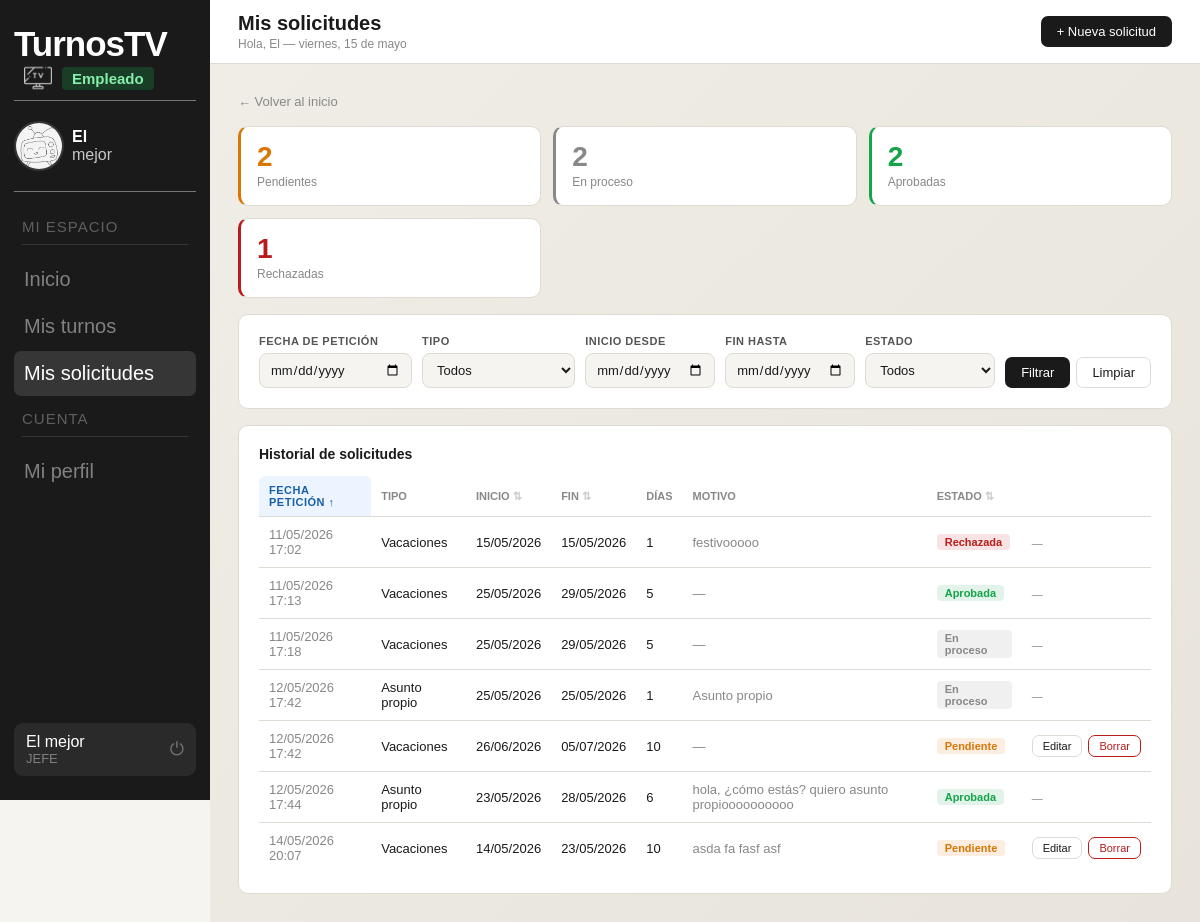
/panel_empleado/mis_solicitudes.php?orden=fecha_peticion&dir=ASC (signed in), run on the app's committed database.
### tables this page shows
CREATE TABLE `vacaciones` (
  `id` int(11) NOT NULL,
  `empleado_id` int(11) NOT NULL,
  `fecha_inicio` date NOT NULL,
  `fecha_fin` date NOT NULL,
  `dias` int(11) NOT NULL,
  `motivo` varchar(255) DEFAULT NULL,
  `estado` enum('pendiente','en_proceso','aprobada','rechazada') NOT NULL DEFAULT 'pendiente',
  `fecha_peticion` datetime NOT NULL DEFAULT current_timestamp()
);

### panel_empleado/mis_solicitudes.php (the view, shortened to what this page needs)
<?php
$conn = new mysqli("localhost", "root", "", "turnostv");
$conn->set_charset("utf8mb4");
$usuario_id = $_SESSION['usuario_id'];
$stmt = $conn->prepare("SELECT id FROM empleados WHERE usuario_id = ?");
$stmt->bind_param("i", $usuario_id);
$stmt->execute();
$empleado = $stmt->get_result()->fetch_assoc();
$empleado_id = $empleado['id'];
$editando = null;
$stmt = $conn->prepare("
    SELECT estado, COUNT(*) AS total
    FROM vacaciones WHERE empleado_id = ?
    GROUP BY estado
");
$stmt->bind_param("i", $empleado_id);
$stmt->execute();
$resumen_raw = $stmt->get_result()->fetch_all(MYSQLI_ASSOC);
$resumen = ['pendiente' => 0, 'en_proceso' => 0, 'aprobada' => 0, 'rechazada' => 0];
foreach ($resumen_raw as $r) {
  if (isset($resumen[$r['estado']]))
    $resumen[$r['estado']] = (int) $r['total'];
}
$where = ["empleado_id = ?"];
$params = [$empleado_id];
$types = "i";
$f_peticion = $_GET['f_peticion'] ?? '';
$f_tipo = $_GET['f_tipo'] ?? '';
$f_inicio = $_GET['f_inicio'] ?? '';
$f_fin = $_GET['f_fin'] ?? '';
$f_estado = $_GET['f_estado'] ?? '';
$columnas_validas = ['fecha_peticion', 'fecha_inicio', 'fecha_fin', 'estado'];
$orden_col = in_array($_GET['orden'] ?? '', $columnas_validas) ? $_GET['orden'] : 'fecha_peticion';
$orden_dir = strtoupper($_GET['dir'] ?? 'DESC') === 'ASC' ? 'ASC' : 'DESC';
$sql = "SELECT id, fecha_inicio, fecha_fin, dias, motivo, estado, fecha_peticion FROM vacaciones WHERE " . implode(" AND ", $where) . " ORDER BY {$orden_col} {$orden_dir}";
$stmt = $conn->prepare($sql);
$stmt->bind_param($types, ...$params);
$stmt->execute();
$historial = $stmt->get_result()->fetch_all(MYSQLI_ASSOC);
?>
<!DOCTYPE html>
<html lang="es">
<head>
  <link rel="stylesheet" href="../fragmentos/styles/base.css">
  <link rel="stylesheet" href="styles/panel_empleado.css">
  <link rel="stylesheet" href="https://cdn.jsdelivr.net/npm/flatpickr/dist/flatpickr.min.css">
</head>
<body>
  <?php include '../fragmentos/sidebar.php'; ?>
  <div class="content">
    <?php include '../fragmentos/header.php'; ?>
    <div class="body">
      <div style="margin-bottom:16px">
        <a href="panel_empleado.php" style="font-size:13px; color:var(--suave); text-decoration:none">← Volver al
          inicio</a>
      </div>
      <div class="stats-grid" style="margin-bottom:16px">
        <div class="stat" style="cursor:pointer; border-left:3px solid #D97706"
          onclick="window.location='mis_solicitudes.php?f_estado=pendiente'">
          <div class="stat-num" style="color:#D97706"><?= $resumen['pendiente'] ?></div>
          <div class="stat-label">Pendientes</div>
        </div>
        <div class="stat" style="cursor:pointer; border-left:3px solid #888"
          onclick="window.location='mis_solicitudes.php?f_estado=en_proceso'">
          <div class="stat-num" style="color:#888"><?= $resumen['en_proceso'] ?></div>
          <div class="stat-label">En proceso</div>
        </div>
        <div class="stat" style="cursor:pointer; border-left:3px solid #16A34A"
          onclick="window.location='mis_solicitudes.php?f_estado=aprobada'">
          <div class="stat-num" style="color:#16A34A"><?= $resumen['aprobada'] ?></div>
          <div class="stat-label">Aprobadas</div>
        </div>
        <div class="stat" style="cursor:pointer; border-left:3px solid #B91C1C"
          onclick="window.location='mis_solicitudes.php?f_estado=rechazada'">
          <div class="stat-num" style="color:#B91C1C"><?= $resumen['rechazada'] ?></div>
          <div class="stat-label">Rechazadas</div>
        </div>
      </div>
      <div class="card">
        <form method="GET" action="mis_solicitudes.php">
          <div style="display:grid; grid-template-columns: 1fr 1fr 130px 130px 130px auto; gap:10px; align-items:end">
            <div class="form-field" style="margin-bottom:0">
              <label>Fecha de petición</label>
              <input type="date" name="f_peticion" value="<?= htmlspecialchars($f_peticion) ?>"
                style="font-size:13px; padding:8px 10px">
            </div>
            <div class="form-field" style="margin-bottom:0">
              <label>Tipo</label>
              <select name="f_tipo" style="font-size:13px; padding:8px 10px">
                <option value="">Todos</option>
              </select>
            </div>
            <div class="form-field" style="margin-bottom:0">
              <label>Inicio desde</label>
              <input type="date" name="f_inicio" value="<?= htmlspecialchars($f_inicio) ?>"
                style="font-size:13px; padding:8px 10px">
            </div>
            <div class="form-field" style="margin-bottom:0">
              <label>Fin hasta</label>
              <input type="date" name="f_fin" value="<?= htmlspecialchars($f_fin) ?>"
                style="font-size:13px; padding:8px 10px">
            </div>
            <div class="form-field" style="margin-bottom:0">
              <label>Estado</label>
              <select name="f_estado" style="font-size:13px; padding:8px 10px">
                <option value="">Todos</option>
              </select>
            </div>
            <div style="display:flex; gap:6px">
              <button type="submit" class="btn" style="white-space:nowrap">Filtrar</button>
              <a href="mis_solicitudes.php" class="btn-outline" style="white-space:nowrap">Limpiar</a>
            </div>
          </div>
        </form>
      </div>
      <div class="card">
        <div class="card-header">
          <span class="card-title">Historial de solicitudes</span>
        </div>
        <?php if (empty($historial)): ?>
          <p style="color:var(--suave); font-size:13px; padding:12px 0;">No hay solicitudes que coincidan.</p>
        <?php else: ?>
          <table class="table">
            <?php
            $params_url = array_filter([
              'f_peticion' => $f_peticion,
              'f_tipo' => $f_tipo,
              'f_inicio' => $f_inicio,
              'f_fin' => $f_fin,
              'f_estado' => $f_estado,
            ]);
            function th_ordenable($label, $col, $orden_col, $orden_dir, $params_url)
            {
              $es_activo = $orden_col === $col;
              $nueva_dir = ($es_activo && $orden_dir === 'ASC') ? 'DESC' : 'ASC';
              $url = 'mis_solicitudes.php?' . http_build_query(array_merge($params_url, ['orden' => $col, 'dir' => $nueva_dir]));
              $icono = $es_activo ? ($orden_dir === 'ASC' ? ' ↑' : ' ↓') : ' ⇅';
              if ($es_activo) {
                return "<th style='background:#EBF4FF; padding:8px 10px; border-radius:6px 6px 0 0'>
                  <a href='{$url}' style='text-decoration:none; color:#1a5fa8; font-weight:600; font-size:11px; text-transform:uppercase; letter-spacing:0.5px'>
              {$label}{$icono}
               </a></th>";
              } else {
                return "<th> <a href='{$url}' style='text-decoration:none; color:inherit'>
              {$label}<span style='color:#ccc; font-size:11px'>{$icono}</span> </a> </th>";
              }
            }
            ?>
            <thead>
              <tr>
                <?= th_ordenable('Fecha petición', 'fecha_peticion', $orden_col, $orden_dir, $params_url) ?>
                <th>Tipo</th>
                <?= th_ordenable('Inicio', 'fecha_inicio', $orden_col, $orden_dir, $params_url) ?>
                <?= th_ordenable('Fin', 'fecha_fin', $orden_col, $orden_dir, $params_url) ?>
                <th>Días</th>
                <th>Motivo</th>
                <?= th_ordenable('Estado', 'estado', $orden_col, $orden_dir, $params_url) ?>
                <th></th>
              </tr>
            </thead>
            <tbody>
              <?php foreach ($historial as $sol):
                $clase = match ($sol['estado']) { 'aprobada' => 'badge-ok', 'rechazada' => 'badge-peligro', 'en_proceso' => 'badge-neutro', default => 'badge-aviso'};
                $label = match ($sol['estado']) { 'aprobada' => 'Aprobada', 'rechazada' => 'Rechazada', 'en_proceso' => 'En proceso', default => 'Pendiente'};
                $tipo_label = match (true) {
                  strpos($sol['motivo'] ?? '', 'Asunto propio') === 0 => 'Asunto propio',
                  strpos($sol['motivo'] ?? '', 'Médico') === 0 => 'Médico',
                  strpos($sol['motivo'] ?? '', 'Otro') === 0 => 'Otro',
                  default => 'Vacaciones',
                };
                $motivo_limpio = preg_replace('/^(Asunto propio|Médico|Otro): ?/', '', $sol['motivo'] ?? '');
                $es_pendiente = $sol['estado'] === 'pendiente';
                $es_editando = $editando && $editando['id'] === $sol['id'];
                ?>
                <tr <?= $es_editando ? 'style="background:rgba(0,0,0,0.03)"' : '' ?>>
                  <td style="color:var(--suave)"><?= date('d/m/Y H:i', strtotime($sol['fecha_peticion'])) ?></td>
                  <td><?= $tipo_label ?></td>
                  <td><?= date('d/m/Y', strtotime($sol['fecha_inicio'])) ?></td>
                  <td><?= date('d/m/Y', strtotime($sol['fecha_fin'])) ?></td>
                  <td><?= $sol['dias'] ?></td>
                  <td style="color:var(--suave)"><?= $motivo_limpio ? htmlspecialchars($motivo_limpio) : '—' ?></td>
                  <td><span class="badge <?= $clase ?>"><?= $label ?></span></td>
                  <td>
                    <?php if ($es_pendiente): ?>
                      <div style="display:flex; gap:6px">
                        <button onclick="abrirModalEditar(
                          '<?= $sol['id'] ?>',
                          '<?= $tipo_label === 'Vacaciones' ? 'vacaciones' : (strpos($sol['motivo'], 'Asunto') === 0 ? 'asunto' : (strpos($sol['motivo'], 'Médico') === 0 ? 'medico' : 'otro')) ?>',
                          '<?= $sol['fecha_inicio'] ?>',
                          '<?= $sol['fecha_fin'] ?>',
                          '<?= htmlspecialchars(preg_replace('/^(Asunto propio|Médico|Otro): ?/', '', $sol['motivo'] ?? ''), ENT_QUOTES) ?>'
                        )" class="btn-outline" style="font-size:11px; padding:4px 10px">Editar</button>
                        <a href="mis_solicitudes.php?accion=borrar&id=<?= $sol['id'] ?>" class="btn-outline"
                          style="font-size:11px; padding:4px 10px; color:var(--peligro); border-color:var(--peligro)"
                          onclick="return confirm('¿Seguro que quieres eliminar esta solicitud?')">Borrar</a>
                      </div>
                    <?php else: ?>
                      <span style="color:var(--suave); font-size:11px">—</span>
                    <?php endif; ?>
                  </td>
                </tr>
              <?php endforeach; ?>
            </tbody>
          </table>
        <?php endif; ?>
      </div>
    </div>
  </div>
</body>
</html>

### fragmentos/styles/base.css (style rules this page uses)
:root { --fondo: #f5f4f0; --blanco: #ffffff; --texto: #1a1a1a; --suave: #888; --borde: #dddbd3; --sidebar-w: 210px; --rol-admin-bg: rgba(107, 33, 168, 0.2); --rol-admin-color: #d8b4fe; --rol-coord-bg: rgba(180, 83, 9, 0.25); --rol-coord-color: #fcd34d; --rol-director-bg: rgba(29, 78, 216, 0.25); --rol-director-color: #93c5fd; --rol-empleado-bg: rgba(22, 163, 74, 0.25); --rol-empleado-color: #86efac; --ok: #16a34a; --peligro: #b91c1c; --aviso: #d97706; }
*, *::before, *::after { margin: 0; padding: 0; box-sizing: border-box; }
body { font-family: sans-serif; font-size: 16px; background: var(--fondo); color: var(--texto); min-height: 100vh; display: flex; }
.content { margin-left: var(--sidebar-w); padding-top: 64px; flex: 1; display: flex; flex-direction: column; min-height: 100vh; }
.body { padding: 28px; flex: 1; background: linear-gradient(135deg, #f0ede6 0%, #e8e4db 100%); }
.card { background: var(--blanco); border: 1px solid var(--borde); border-radius: 10px; padding: 20px; margin-bottom: 16px; }
.card-header { display: flex; align-items: center; justify-content: space-between; margin-bottom: 14px; }
.card-title { font-size: 14px; font-weight: 700; }
.btn { background: var(--texto); color: #fff; border: none; border-radius: 7px; padding: 8px 16px; font-size: 13px; font-weight: 500; cursor: pointer; transition: background 0.15s; text-decoration: none; display: inline-block; }
.btn-outline { background: transparent; color: var(--texto); border: 1px solid var(--borde); border-radius: 7px; padding: 7px 15px; font-size: 13px; font-weight: 500; cursor: pointer; transition: border-color 0.15s; text-decoration: none; display: inline-block; }
.form-field { margin-bottom: 14px; }
.form-field label { display: block; font-size: 11px; font-weight: 600; text-transform: uppercase; letter-spacing: 0.5px; color: #555; margin-bottom: 6px; }
.form-field input, .form-field select, .form-field textarea { width: 100%; background: var(--fondo); border: 1px solid var(--borde); border-radius: 8px; padding: 10px 12px; font-size: 14px; font-family: sans-serif; color: var(--texto); outline: none; transition: border-color 0.15s, background 0.15s; }
.table { width: 100%; border-collapse: collapse; font-size: 13px; }
.table th { font-size: 11px; font-weight: 600; text-transform: uppercase; color: var(--suave); padding: 8px 10px; border-bottom: 1px solid var(--borde); text-align: left; }
.table td { padding: 10px; border-bottom: 1px solid var(--borde); }
.table tr:last-child td { border-bottom: none; }
.badge { display: inline-block; font-size: 11px; font-weight: 600; padding: 2px 8px; border-radius: 4px; }
.badge-ok { background: rgba(22, 163, 74, 0.12); color: var(--ok); }
.badge-aviso { background: rgba(217, 119, 6, 0.12); color: var(--aviso); }
.badge-peligro { background: rgba(185, 28, 28, 0.12); color: var(--peligro); }
.badge-neutro { background: rgba(0, 0, 0, 0.06); color: var(--suave); }
.stats-grid { display: grid; grid-template-columns: repeat(4, 1fr); gap: 16px; }

### panel_empleado/styles/panel_empleado.css (style rules this page uses)
.stats-grid { display: grid; grid-template-columns: repeat(3, 1fr); gap: 12px; margin-bottom: 16px; }
.stat { background: var(--blanco); border: 1px solid var(--borde); border-radius: 10px; padding: 16px; }
.stat-num { font-size: 28px; font-weight: 700; line-height: 1; margin-bottom: 4px; }
.stat-label { font-size: 12px; color: var(--suave); }

### data on the page
vacaciones: fecha_peticion "11/05/2026 17:02", motivo "Vacaciones", fecha_inicio "15/05/2026", fecha_fin "15/05/2026", dias "1", motivo "festivooooo", estado "Rechazada"
vacaciones: fecha_peticion "11/05/2026 17:13", motivo "Vacaciones", fecha_inicio "25/05/2026", fecha_fin "29/05/2026", dias "5", estado "Aprobada"
vacaciones: fecha_peticion "11/05/2026 17:18", motivo "Vacaciones", fecha_inicio "25/05/2026", fecha_fin "29/05/2026", dias "5", estado "En proceso"
vacaciones: fecha_peticion "12/05/2026 17:42", motivo "Asunto propio", fecha_inicio "25/05/2026", fecha_fin "25/05/2026", dias "1", estado "En proceso"
vacaciones: fecha_peticion "12/05/2026 17:42", motivo "Vacaciones", fecha_inicio "26/06/2026", fecha_fin "05/07/2026", dias "10", estado "Pendiente"
vacaciones: fecha_peticion "12/05/2026 17:44", motivo "Asunto propio", fecha_inicio "23/05/2026", fecha_fin "28/05/2026", dias "6", motivo "hola, ¿cómo estás? quiero asunto propioooooooooo", estado "Aprobada"
vacaciones: fecha_peticion "14/05/2026 20:07", motivo "Vacaciones", fecha_inicio "14/05/2026", fecha_fin "23/05/2026", dias "10", motivo "asda fa fasf asf", estado "Pendiente"

### other printed values
$etiqueta_rol "Empleado"
$partes[0] "El"
$apellido "mejor"
$nombre_logout "El mejor"
$puesto "JEFE"
$titulo_pagina "Mis solicitudes"
$subtitulo "Hola, El — viernes, 15 de mayo"
$boton_cabecera['texto'] "+ Nueva solicitud"
$resumen['pendiente'] "2"
$resumen['en_proceso'] "2"
$resumen['aprobada'] "2"
$resumen['rechazada'] "1"
$label "FECHA PETICIÓN"
$icono "↑"
$label "INICIO FIN ESTADO"
